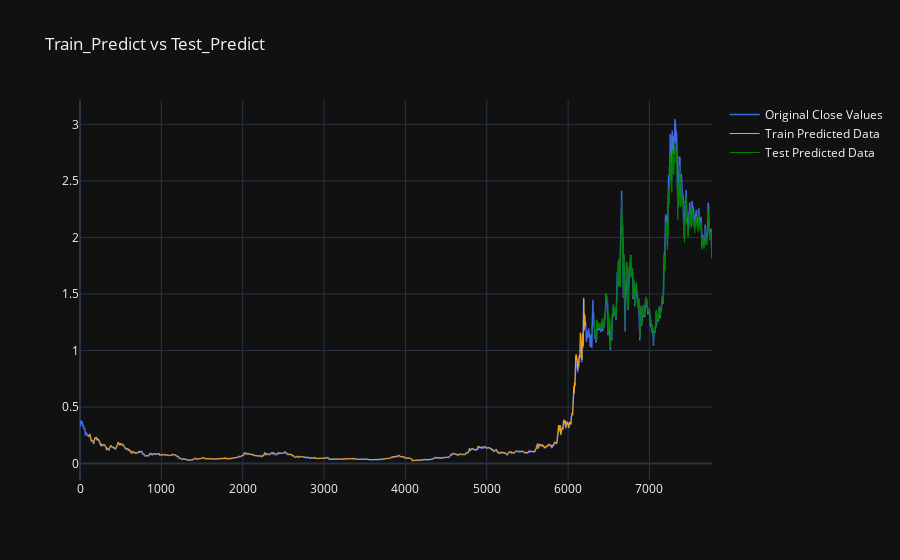

Notebook code cell kept with this figure:
### Code cell
# Plotting
# shift train predictions for plotting
look_back = time_step
trainPredictPlot = np.empty_like(normalized_data)
trainPredictPlot[:, :] = np.nan
trainPredictPlot[look_back:len(predict_train)+look_back, :] = predict_train

# shift test predictions for plotting
testPredictPlot = np.empty_like(normalized_data)
testPredictPlot[:, :] = np.nan
testPredictPlot[len(predict_train)+(look_back*2) +
                1: len(normalized_data)-1, :] = predict_test

# plot baseline and predictions
# plt.figure(figsize=(15, 7))
# plt.plot(scaler.inverse_transform(normalized_data), label="Original Data")
# plt.plot(trainPredictPlot, label="Train Predicted Data")
# plt.plot(testPredictPlot, label="Test Predicted Data")
# plt.legend()
# plt.show()


fig = go.Figure()
fig.add_trace(go.Scatter(y=scaler.inverse_transform(normalized_data).flatten(), name='Original Close Values',
                         line=dict(color='royalblue', width=1.5)))
fig.add_trace(go.Scatter(y=trainPredictPlot.flatten(), name='Train Predicted Data',
                         line=dict(color='orange', width=1)))
fig.add_trace(go.Scatter(y=testPredictPlot.flatten(), name='Test Predicted Data',
                         line=dict(color='green', width=1)))
fig.update_layout(template="plotly_dark",
                  title="Train_Predict vs Test_Predict")
fig.show()

### Figure 1 — Plotly figure (JSON) as saved in the notebook; plotly's stock layout.template omitted (floating-point values rounded to 4 significant figures; data arrays with more than 128 entries replaced by an {"elided": "..."} marker saying what was removed)
{"data": [{"line": {"color": "royalblue", "width": 1.5}, "name": "Original Close Values", "type": "scatter", "y": {"elided": "7770 float values"}}, {"line": {"color": "orange", "width": 1}, "name": "Train Predicted Data", "type": "scatter", "y": {"elided": "7770 float values"}}, {"line": {"color": "green", "width": 1}, "name": "Test Predicted Data", "type": "scatter", "y": {"elided": "7770 float values"}}], "layout": {"title": {"text": "Train_Predict vs Test_Predict"}}}
